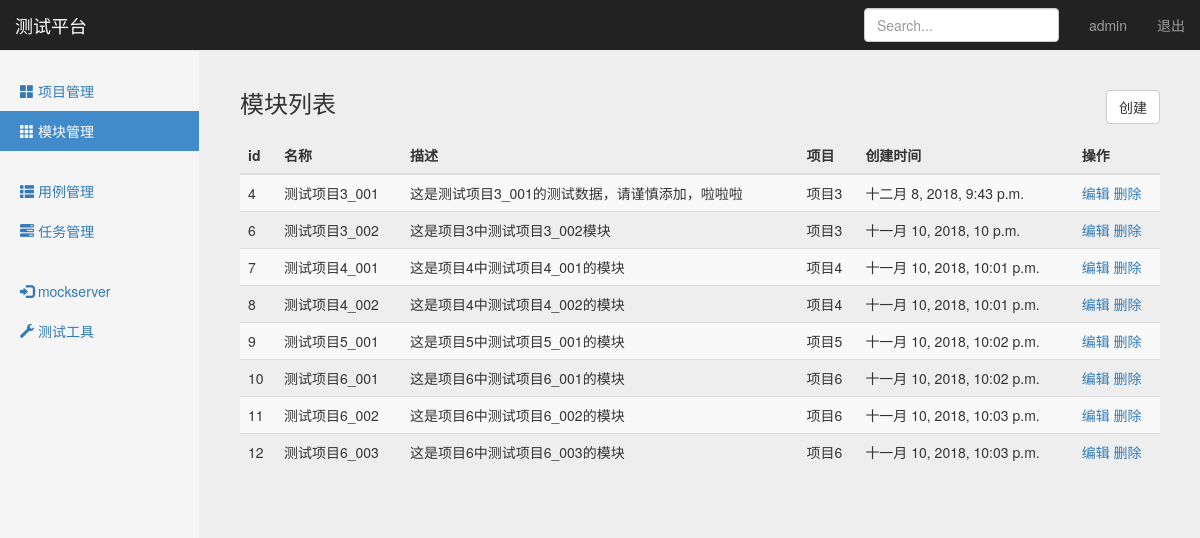
The page /manage/module_manage/ (signed in) on the database its author committed.
### project_app/models.py (models this page shows, shortened)
class Module(models.Model):
    project = models.ForeignKey(Project,on_delete=models.CASCADE)
    name = models.CharField("名称", max_length=100, blank=False, default="")
    describe = models.TextField("描述", default="")
    create_time = models.DateTimeField("创建时间", auto_now=True)

class Project(models.Model):
    name = models.CharField("名称",max_length=100,blank=False,default="")  #https://www.cnblogs.com/ccorz/p/Django-models-zhong-guan-yublank-yunull-de-bu-chon.html
    describe = models.TextField("描述",default="")
    status = models.BooleanField("状态",default=True)
    create_time = models.DateTimeField("创建时间",auto_now=True)
    def __str__(self):
        return self.name

### project_app/views/module_views.py (the view)
# urls.py: path('module_manage/',module_views.module_manage),
@login_required
def module_manage(request):
    username = request.session.get('user','')   #读取浏览器session
    module_all = Module.objects.all()
    return render(request, "module_manage.html",{"user":username,"modules":module_all,"type":"list"})

### templates/module_manage.html (shortened to what this page needs)
{% extends "base.html" %}
{% block content %}
    <nav class="navbar navbar-inverse navbar-fixed-top">
      <div class="container-fluid">
        <div class="navbar-header">
          <a class="navbar-brand" href="#">测试平台</a>
        </div>
        <div id="navbar" class="navbar-collapse collapse">
          <ul class="nav navbar-nav navbar-right">
            <li><a href="#">{{ user }}</a></li>
            <li><a href="/logout">退出</a></li>
          </ul>
          <form class="navbar-form navbar-right">
            <input type="text" class="form-control" placeholder="Search...">
          </form>
        </div>
      </div>
    </nav>
    <div class="container-fluid">
      <div class="row">
        <div class="col-sm-3 col-md-2 sidebar">
          <ul class="nav nav-sidebar">
            <li><a href="/manage/project_manage/">
                <span class="glyphicon glyphicon-th-large"></span> 项目管理</a>
            </li>
            <li class="active"><a href="#">
                <span class="glyphicon glyphicon-th"></span> 模块管理</a>
            </li>
          </ul>
          <ul class="nav nav-sidebar">
            <li><a href="/interface/case_manage/">
                <span class="glyphicon glyphicon-th-list"></span> 用例管理</a>
            </li>
            <li><a href="/interface/task_manage/">
                <span class="glyphicon glyphicon-tasks"></span> 任务管理</a>
            </li>
          </ul>
          <ul class="nav nav-sidebar">
            <li><a href="#">
                <span class="glyphicon glyphicon-log-in"></span> mockserver</a>
            </li>
            <li><a href="#">
                <span class="glyphicon glyphicon-wrench"></span> 测试工具</a>
            </li>
          </ul>
        </div>
        {% if type == 'list' %}
        <div class="col-sm-9 col-sm-offset-3 col-md-10 col-md-offset-2 main">
          <h3 class="sub-header">模块列表
            <button type="button" class="btn btn-default"
                    style="float: right;"
                    onclick="window.location.href='/manage/add_module/'">创建</button>
          </h3>
          <div class="table-responsive">
            <table class="table table-striped">
              <thead>
                <tr>
                  <th>id</th>
                  <th>名称</th>
                  <th>描述</th>
                  <th>项目</th>
                  <th>创建时间</th>
                  <th>操作</th>
                </tr>
              </thead>
              <tbody>
                {% for module in modules %}
                <tr>
                  <td>{{ module.id }}</td>
                  <td>{{ module.name }}</td>
                  <td>{{ module.describe }}</td>
                  <td>{{ module.project }}</td>
                  <td>{{ module.create_time }}</td>
                  <td>
                      <a href="/manage/edit_module/{{ module.id }}/">编辑</a>
                      <a href="/manage/delete_module/{{ module.id }}/">删除</a>
                  </td>
                </tr>
                {% endfor %}
              </tbody>
            </table>
          </div>
        </div>
        {% endif %}
      </div>
    </div>
{% endblock %}

### static/css/signin.css (style rules this page uses)
body { padding-top: 40px; padding-bottom: 40px; background-color: #eee; }

### static/css/dashboard.css (style rules this page uses)
body { padding-top: 50px; }
.sub-header { padding-bottom: 10px; border-bottom: 1px solid #eee; }
.navbar-fixed-top { border: 0; }
.sidebar { display: none; }
@media (min-width: 768px) { .sidebar { position: fixed; top: 51px; bottom: 0; left: 0; z-index: 1000; display: block; padding: 20px; overflow-x: hidden; overflow-y: auto; background-color: #f5f5f5; border-right: 1px solid #eee; } }
.nav-sidebar { margin-right: -21px; margin-bottom: 20px; margin-left: -20px; }
.nav-sidebar > li > a { padding-right: 20px; padding-left: 20px; }
.nav-sidebar > .active > a, .nav-sidebar > .active > a:hover, .nav-sidebar > .active > a:focus { color: #fff; background-color: #428bca; }
.main { padding: 20px; }
@media (min-width: 768px) { .main { padding-right: 40px; padding-left: 40px; } }

### rows shown on the page
Module: id "4", name "测试项目3_001", describe "这是测试项目3_001的测试数据，请谨慎添加，啦啦啦", project "项目3", create_time "十二月 8, 2018, 9:43 p.m."
Module: id "6", name "测试项目3_002", describe "这是项目3中测试项目3_002模块", project "项目3", create_time "十一月 10, 2018, 10 p.m."
Module: id "7", name "测试项目4_001", describe "这是项目4中测试项目4_001的模块", project "项目4", create_time "十一月 10, 2018, 10:01 p.m."
Module: id "8", name "测试项目4_002", describe "这是项目4中测试项目4_002的模块", project "项目4", create_time "十一月 10, 2018, 10:01 p.m."
Module: id "9", name "测试项目5_001", describe "这是项目5中测试项目5_001的模块", project "项目5", create_time "十一月 10, 2018, 10:02 p.m."
Module: id "10", name "测试项目6_001", describe "这是项目6中测试项目6_001的模块", project "项目6", create_time "十一月 10, 2018, 10:02 p.m."
Module: id "11", name "测试项目6_002", describe "这是项目6中测试项目6_002的模块", project "项目6", create_time "十一月 10, 2018, 10:03 p.m."
Module: id "12", name "测试项目6_003", describe "这是项目6中测试项目6_003的模块", project "项目6", create_time "十一月 10, 2018, 10:03 p.m."

### other values the page prints
{{ user }} "admin"
